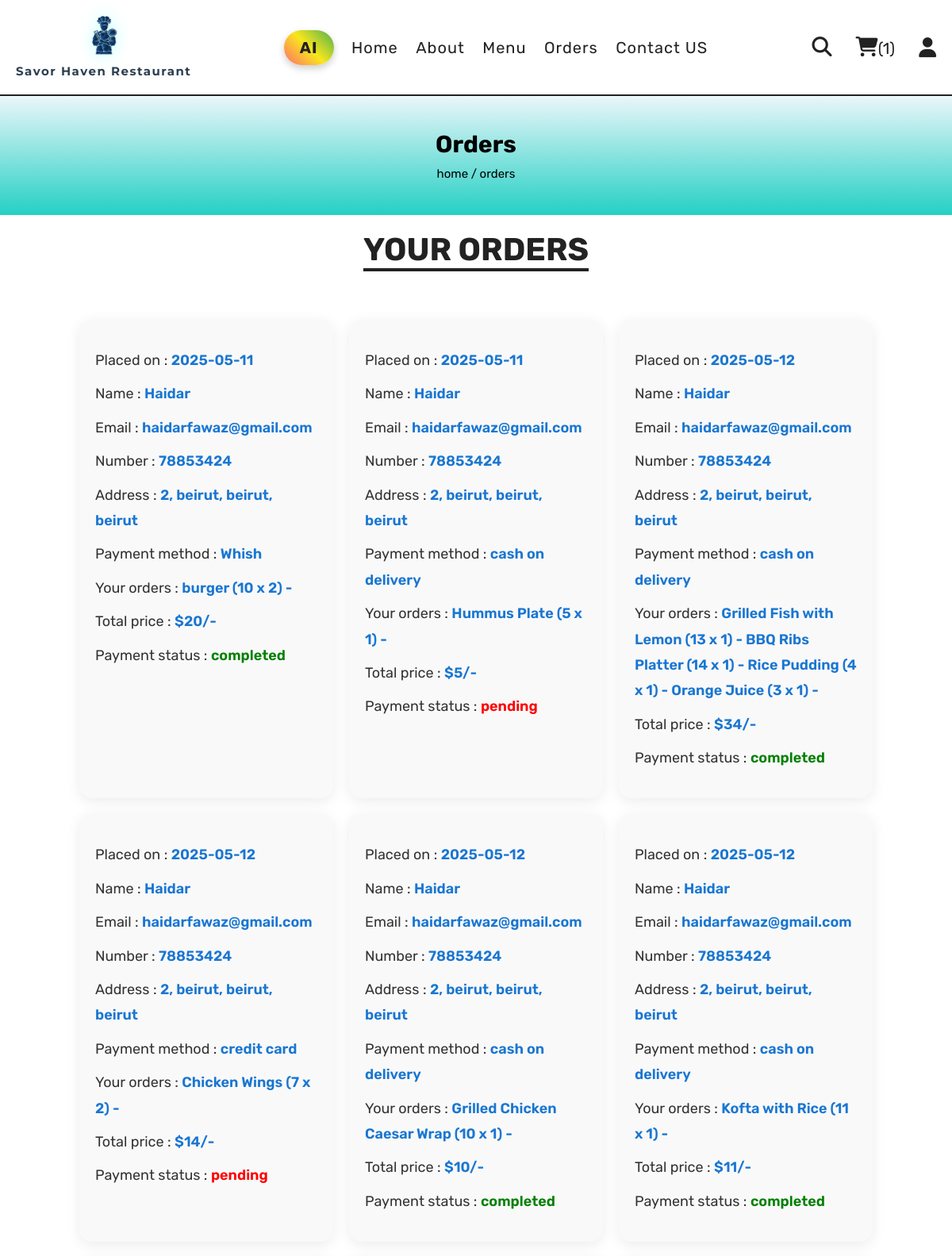
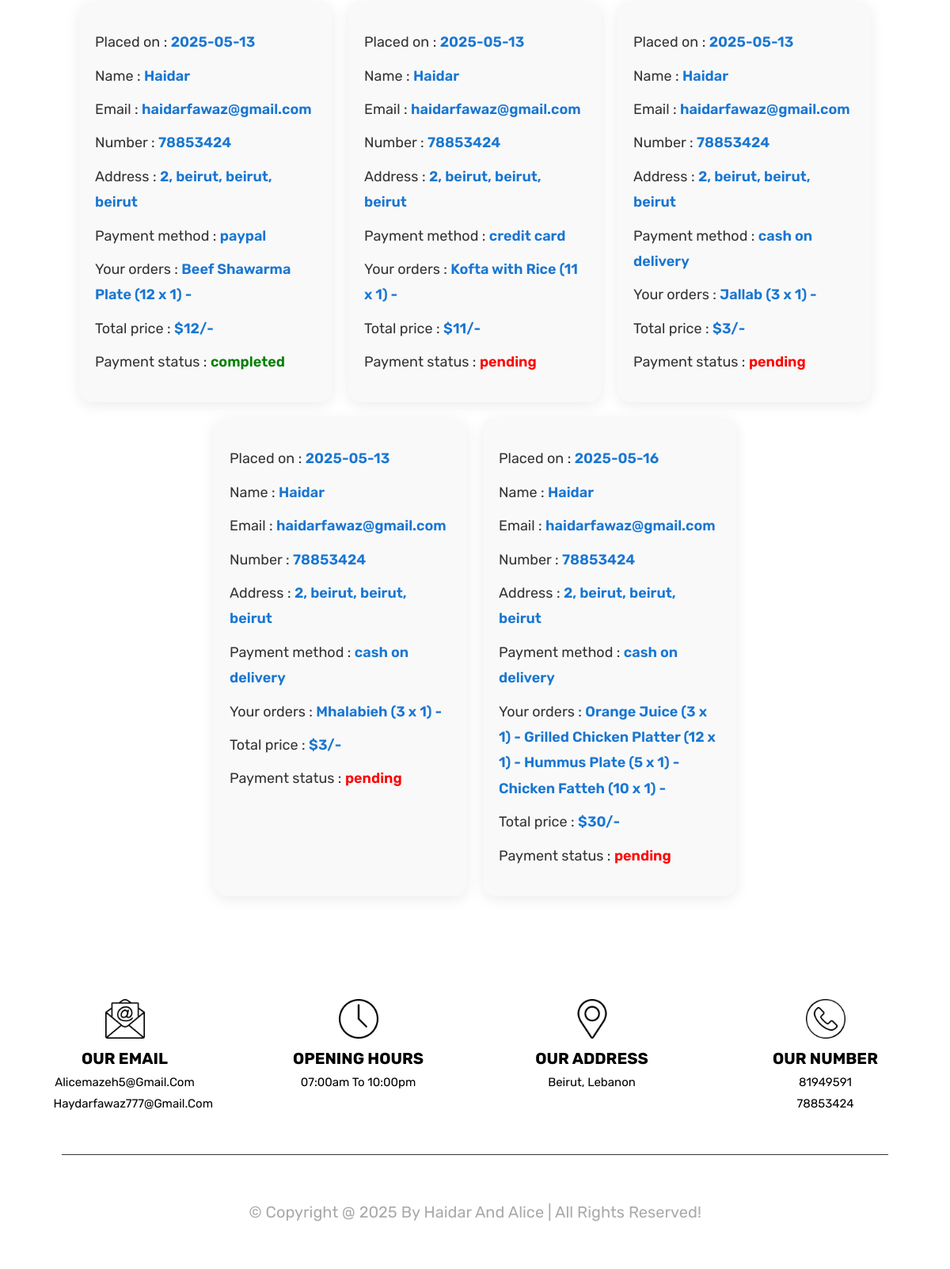
Page /orders.php (signed in) on the committed database (2 pictures, top to bottom).
### tables this page shows
CREATE TABLE `orders` (
  `id` int(100) NOT NULL,
  `user_id` int(100) NOT NULL,
  `name` varchar(20) NOT NULL,
  `number` varchar(10) NOT NULL,
  `email` varchar(50) NOT NULL,
  `method` varchar(50) NOT NULL,
  `address` varchar(500) NOT NULL,
  `total_products` varchar(1000) NOT NULL,
  `total_price` int(100) NOT NULL,
  `placed_on` date NOT NULL DEFAULT current_timestamp(),
  `payment_status` varchar(20) NOT NULL DEFAULT 'pending'
);

### orders.php (the view, shortened to what this page needs)
<?php
include 'components/connect.php';
if(isset($_SESSION['user_id'])){
   $user_id = $_SESSION['user_id'];
}else{
   $user_id = '';
};
?>
<!DOCTYPE html>
<html lang="en">
<head>
   <link rel="stylesheet" href="https://cdnjs.cloudflare.com/ajax/libs/font-awesome/6.1.1/css/all.min.css">
   <link rel="stylesheet" href="css/style.css">
<?php include 'components/user_header.php'; ?>
<div class="heading">
   <h3>orders</h3>
   <p><a href="html.php">home</a> <span> / orders</span></p>
</div>
<section class="orders">
   <h1 class="title">your orders</h1>
   <div class="box-container">
   <?php
      if($user_id == ''){
         echo '<p class="empty">please login to see your orders</p>';
      }else{
         $select_orders = $conn->prepare("SELECT * FROM `orders` WHERE user_id = ?");
         $select_orders->execute([$user_id]);
         if($select_orders->rowCount() > 0){
            while($fetch_orders = $select_orders->fetch(PDO::FETCH_ASSOC)){
   ?>
   <div class="box">
      <p>Placed on : <span><?= $fetch_orders['placed_on']; ?></span></p>
      <p>Name : <span><?= $fetch_orders['name']; ?></span></p>
      <p>Email : <span><?= $fetch_orders['email']; ?></span></p>
      <p>Number : <span><?= $fetch_orders['number']; ?></span></p>
      <p>Address : <span><?= $fetch_orders['address']; ?></span></p>
      <p>Payment method : <span><?= $fetch_orders['method']; ?></span></p>
      <p>Your orders : <span><?= $fetch_orders['total_products']; ?></span></p>
      <p>Total price : <span>$<?= $fetch_orders['total_price']; ?>/-</span></p>
      <p> Payment status : <span style="color:<?php if($fetch_orders['payment_status'] == 'pending'){ echo 'red'; }else{ echo 'green'; }; ?>"><?= $fetch_orders['payment_status']; ?></span> </p>
   </div>
   <?php
      }
      }else{
         echo '<p class="empty">no orders placed yet!</p>';
      }
      }
   ?>
   </div>
</section>
<?php include 'components/footer.php'; ?>
</body>
</html>

### components/user_header.php (shortened to what this page needs)
<header class="header">
   <section class="flex">
      <a href="home.php" class="logo" style="display: flex; flex-direction: column; align-items: center; text-decoration: none;">
         <img src="images/logo.png" alt="Savor Haven Logo" class="logo-img" style="width: 50px; height: 50px; margin-right: 10px;">
         <span class="logo-title" style="font-size: 1.5rem; font-weight: bold; color: #2c3e50;">Savor Haven Restaurant</span>
      </a>
      <nav class="navbar" style="flex-grow: 1; text-align: center;">
         <a href="#" onclick="startAIWaiter(); return false;" class="ai-link">AI</a>
         <a href="home.php">Home</a>
         <a href="about.php">About</a>
         <a href="menu.php">Menu</a>
         <a href="orders.php">Orders</a>
         <a href="contact.php">Contact US</a>
      </nav>
      <div class="icons" style="display: flex; align-items: center; gap: 15px;">
         <?php
            $count_cart_items = $conn->prepare("SELECT * FROM `cart` WHERE user_id = ?");
            $count_cart_items->execute([$user_id]);
            $total_cart_items = $count_cart_items->rowCount();
         ?>
         <a href="search.php"><i class="fas fa-search"></i></a>
         <a href="cart.php"><i class="fas fa-shopping-cart"></i><span>(<?= $total_cart_items; ?>)</span></a>
         <div id="user-btn" class="fas fa-user"></div>
      </div>
   </section>
</header>

### components/footer.php
<footer class="footer">
  <div class="grid">
    <div class="box">
      <img src="images/email-icon.png" alt="">
      <h3>our email</h3>
      <a href="mailto:alicemazeh5@gmail.com">alicemazeh5@gmail.com</a>
      <a href="mailto:haydarfawaz777@gmail.com">haydarfawaz777@gmail.com</a>
    </div>
    <div class="box">
      <img src="images/clock-icon.png" alt="">
      <h3>opening hours</h3>
      <p>07:00am to 10:00pm</p>
    </div>
    <div class="box">
      <img src="images/map-icon.png" alt="">
      <h3>our address</h3>
      <a href="#">Beirut, Lebanon</a>
    </div>
    <div class="box">
      <img src="images/phone-icon.png" alt="">
      <h3>our number</h3>
      <a href="tel:81949591">81949591</a>
      <a href="tel:78853424">78853424</a>
    </div>
  </div>
  <hr style="margin: 3rem auto; width: 90%; border: none; border-top: 1px solid #333;">
  <div class="credit" style="color: #aaa; font-size: 2rem; text-align: center;">
    &copy; copyright @ <?php echo date('Y'); ?> by Haidar and Alice | all rights reserved!
  </div>
</footer>

### css/style.css (style rules this page uses)
:root { --yellow:#fed330; --red:#e74c3c; --white:#fff; --black:#222; --light-color:#777; --border:.2rem solid var(--black); }
* { font-family: 'Rubik', sans-serif; margin:0; padding:0; box-sizing: border-box; outline: none; border: none; text-decoration: none; }
html { font-size: 62.5%; overflow-x: hidden; scroll-behavior: smooth; stop-opacity: 7rem; }
section { margin:0 auto; max-width: 1200px; padding:2rem; }
.title { text-align: center; margin-bottom: 2.5rem; font-size: 4rem; color:var(--black); text-transform: uppercase; text-decoration: underline; text-underline-offset: 1rem; }
.heading { display: flex; align-items: center; justify-content: center; gap:1rem; flex-flow: column; background: linear-gradient(180deg, #ebf6fa,#24d0c4 ); min-height: 15rem; }
.heading h3 { font-size: 3rem; color:black; text-transform: capitalize; }
.heading p { font-size: 1.5rem; color:black; }
.heading p a { color: black; }
.header { position: sticky; top:0; left:0; right:0; z-index: 1000; background-color: var(--white); border-bottom: var(--border); }
.header .flex { display: flex; align-items: center; justify-content: space-between; position: relative; }
.header .flex .logo { font-size: 2.5rem; color:var(--black); }
.header .flex .navbar a { position: relative; color: var(--black); font-size: 2rem; margin: 0 1rem; letter-spacing: 1px; transition: color 0.3s; z-index: 1; }
.header .flex .icons > * { margin-left: 1.5rem; font-size: 2.5rem; color: var(--black); cursor: pointer; transition: color 0.3s, transform 0.3s, box-shadow 0.3s; }
.header .flex .icons span { font-size: 2rem; }
.orders .box-container { display: flex; flex-wrap: wrap; gap: 2rem; justify-content: center; padding: 4rem 2rem; }
.orders .box-container .box { background: #f9f9f9; border-radius: 16px; padding: 2.5rem 2rem; box-shadow: 0 4px 18px rgba(0, 0, 0, 0.08); flex: 1 1 30rem; max-width: 32rem; box-sizing: border-box; transition: transform 0.3s ease, box-shadow 0.3s ease; animation: fadeInUp 0.6s ease both; }
.orders .box-container .box p { line-height: 1.8; margin: 1rem 0; font-size: 1.8rem; color: #333; }
.orders .box-container .box p span { color: #1976d2; font-weight: 600; }
.footer .grid { display: grid; grid-template-columns: repeat(auto-fit, minmax(27rem, 1fr)); gap:1.5rem; align-items: flex-start; }
.footer .grid .box { width: 200px; padding: 10px; margin: 10px; text-align: center; }
.footer .grid .box img { width: 50px; height: 50px; }
.footer .grid .box h3 { font-size: 2rem; }
.footer .grid .box p, .footer .grid .box a { display: block; font-size: 1.5rem; color: black; line-height: 1.8; }
.footer { background: white; padding: 5rem 2rem 3rem; color: white; font-family: 'Rubik', sans-serif; }
.footer .grid { display: grid; grid-template-columns: repeat(auto-fit, minmax(200px, 1fr)); gap: 2rem; text-align: left; justify-items: center; }
.footer .box h3 { font-size: 3rem; margin: 1rem 0 0.5rem; color: black; text-transform: uppercase; }
.footer .box a, .footer .box p { color: #bbb; font-size: 2rem; line-height: 3.2rem; transition: 0.3s; text-transform: capitalize; }
.credit { padding:3rem 2rem; text-align: center; background-color: rgb(255, 255, 255); color:black; font-size: 1rem; text-transform: capitalize; }
.logo-img { height: 100px; width: auto; display: block; filter: drop-shadow(0 0 10px #01fefe44); transition: filter 0.3s, transform 0.3s; margin: 0 10px; animation: floatLogo 2.5s ease-in-out infinite; background: none !important; }
.logo-title { margin-top: 10px; font-size: 2.4rem; font-weight: 700; color: #222; font-family: 'Montserrat', 'Poppins', 'Rubik', sans-serif; text-align: center; letter-spacing: 1.5px; background: none; box-shadow: none; text-shadow: 0 2px 8px #00000011; border: none; display: block; padding-bottom: 0; transition: color 0.3s; }

### components/user_header.php (style rules this page uses)
.ai-link { font-size: 1.5rem; font-weight: bold; color: #ffffff; background: linear-gradient(45deg, #ff6b6b, #f8e71c, #4caf50); padding: 10px 20px; border-radius: 25px; text-decoration: none; box-shadow: 0 4px 10px rgba(0, 0, 0, 0.2); transition: transform 0.3s ease, box-shadow 0.3s ease; }

### rows in the picture
orders: placed_on "2025-05-11", name "Haidar", email "haidarfawaz@gmail.com", number "78853424", address "2, beirut, beirut, beirut", method "Whish", total_products "burger (10 x 2) -", total_price "20", payment_status "completed"
orders: placed_on "2025-05-11", name "Haidar", email "haidarfawaz@gmail.com", number "78853424", address "2, beirut, beirut, beirut", method "cash on delivery", total_products "Hummus Plate (5 x 1) -", total_price "5", payment_status "pending"
orders: placed_on "2025-05-12", name "Haidar", email "haidarfawaz@gmail.com", number "78853424", address "2, beirut, beirut, beirut", method "cash on delivery", total_products "Grilled Fish with Lemon (13 x 1) - BBQ Ribs Platter (14 x 1) - Rice Pudding (4 x 1) - Orange Juice (3 x 1) -", total_price "34", payment_status "completed"
orders: placed_on "2025-05-12", name "Haidar", email "haidarfawaz@gmail.com", number "78853424", address "2, beirut, beirut, beirut", method "credit card", total_products "Chicken Wings (7 x 2) -", total_price "14", payment_status "pending"
orders: placed_on "2025-05-12", name "Haidar", email "haidarfawaz@gmail.com", number "78853424", address "2, beirut, beirut, beirut", method "cash on delivery", total_products "Grilled Chicken Caesar Wrap (10 x 1) -", total_price "10", payment_status "completed"
orders: placed_on "2025-05-12", name "Haidar", email "haidarfawaz@gmail.com", number "78853424", address "2, beirut, beirut, beirut", method "cash on delivery", total_products "Kofta with Rice (11 x 1) -", total_price "11", payment_status "completed"
orders: placed_on "2025-05-13", name "Haidar", email "haidarfawaz@gmail.com", number "78853424", address "2, beirut, beirut, beirut", method "paypal", total_products "Beef Shawarma Plate (12 x 1) -", total_price "12", payment_status "completed"
orders: placed_on "2025-05-13", name "Haidar", email "haidarfawaz@gmail.com", number "78853424", address "2, beirut, beirut, beirut", method "credit card", total_products "Kofta with Rice (11 x 1) -", total_price "11", payment_status "pending"
orders: placed_on "2025-05-13", name "Haidar", email "haidarfawaz@gmail.com", number "78853424", address "2, beirut, beirut, beirut", method "cash on delivery", total_products "Jallab (3 x 1) -", total_price "3", payment_status "pending"
orders: placed_on "2025-05-13", name "Haidar", email "haidarfawaz@gmail.com", number "78853424", address "2, beirut, beirut, beirut", method "cash on delivery", total_products "Mhalabieh (3 x 1) -", total_price "3", payment_status "pending"
orders: placed_on "2025-05-16", name "Haidar", email "haidarfawaz@gmail.com", number "78853424", address "2, beirut, beirut, beirut", method "cash on delivery", total_products "Orange Juice (3 x 1) - Grilled Chicken Platter (12 x 1) - Hummus Plate (5 x 1) - Chicken Fatteh (10 x 1) -", total_price "30", payment_status "pending"

### other values in the picture
$total_cart_items "1"
